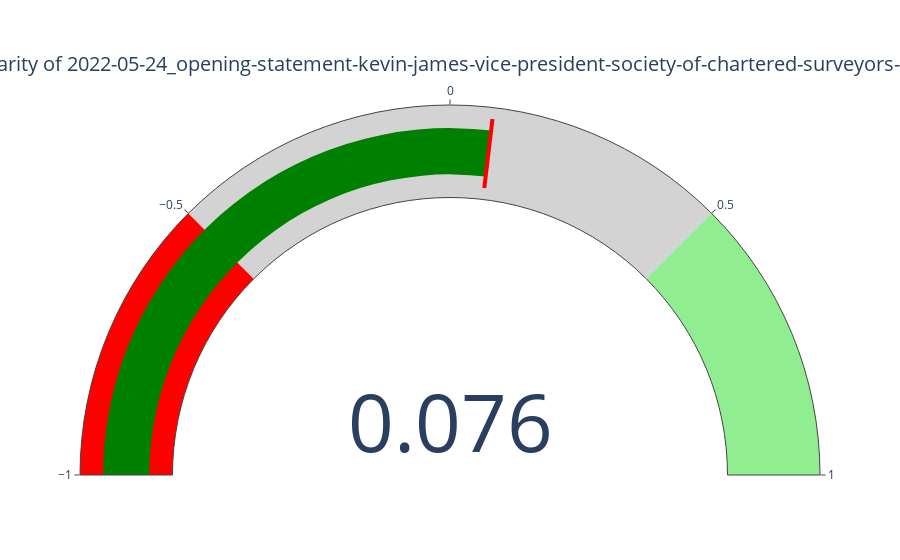
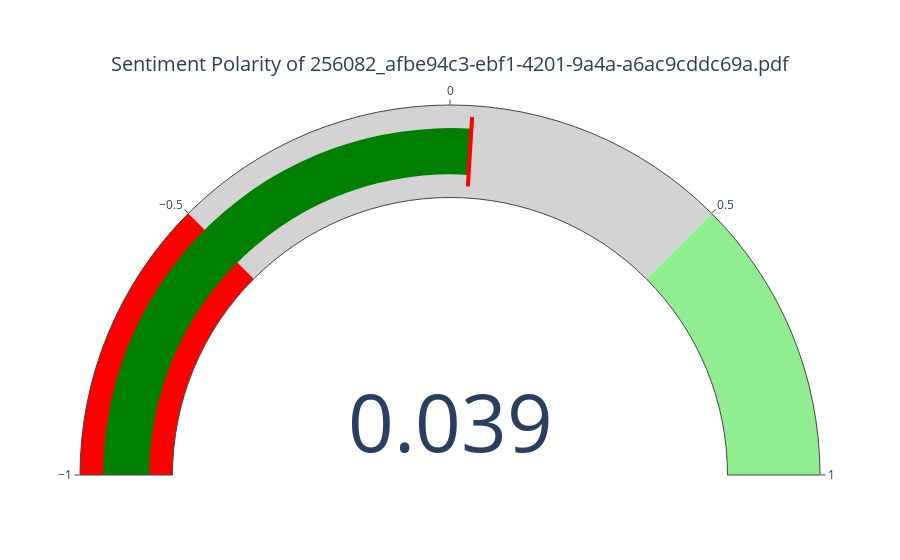
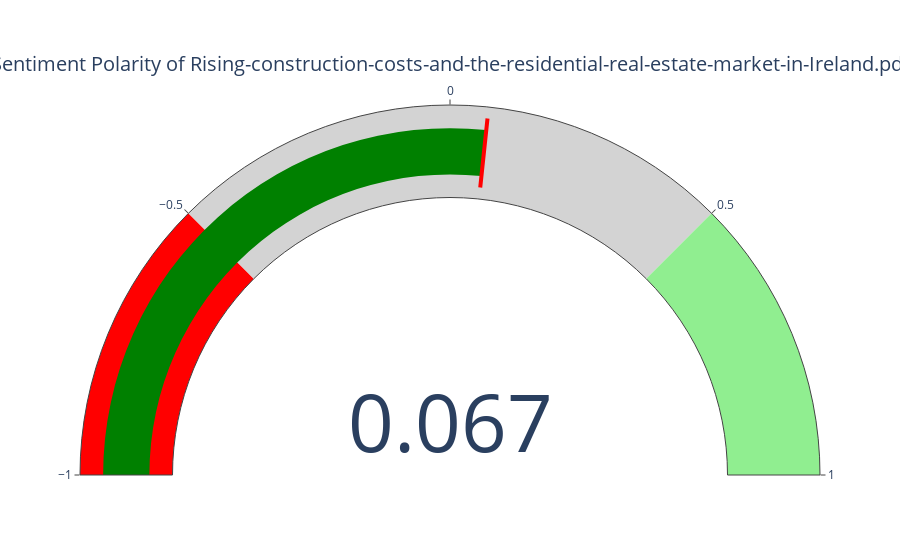
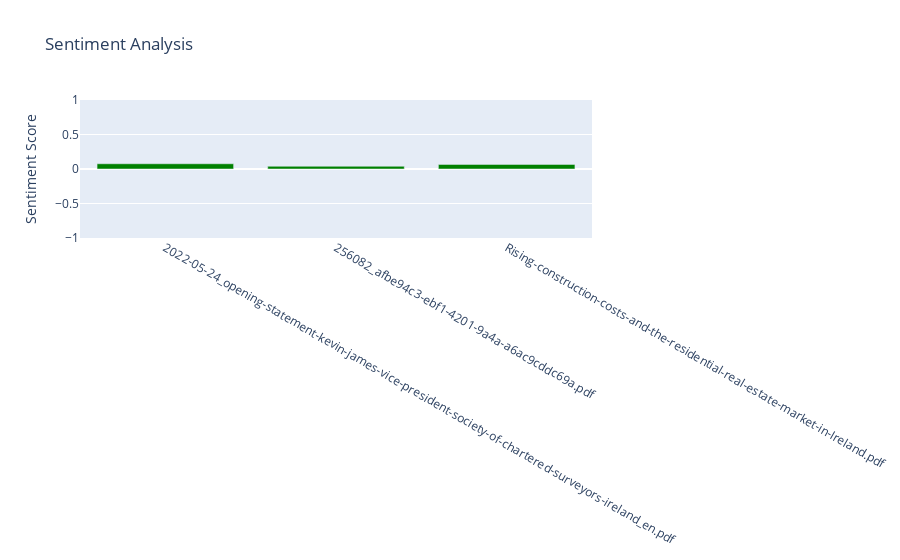

The code cell stored with these charts, in order, in its notebook:
### Code cell
buildCostfilesIreland = ['Data/sentiment/buildingCost/Ireland/2022-05-24_opening-statement-kevin-james-vice-president-society-of-chartered-surveyors-ireland_en.pdf','Data/sentiment/buildingCost/Ireland/256082_afbe94c3-ebf1-4201-9a4a-a6ac9cddc69a.pdf', 'Data/sentiment/buildingCost/Ireland/Rising-construction-costs-and-the-residential-real-estate-market-in-Ireland.pdf']
buildCostsentimentIreland_df = sentimentPDFdata(buildCostfilesIreland)
sentimentBARChart(buildCostsentimentIreland_df)
buildCostsentimentIreland_df

### Figure 1 — Plotly figure (JSON) as saved in the notebook; plotly's stock layout.template omitted (floating-point values rounded to 4 significant figures)
{"data": [{"domain": {"x": [0, 1], "y": [0, 1]}, "gauge": {"axis": {"range": [-1, 1]}, "steps": [{"color": "red", "range": [-1, -0.5]}, {"color": "lightgrey", "range": [-0.5, 0.5]}, {"color": "lightgreen", "range": [0.5, 1]}], "threshold": {"line": {"color": "red", "width": 4}, "thickness": 0.75, "value": 0.07567}}, "mode": "gauge+number", "title": {"text": "Sentiment Polarity of 2022-05-24_opening-statement-kevin-james-vice-president-society-of-chartered-surveyors-ireland_en.pdf"}, "type": "indicator", "value": 0.07567}], "layout": {}}

### Figure 2 — Plotly figure (JSON) as saved in the notebook; plotly's stock layout.template omitted (floating-point values rounded to 4 significant figures)
{"data": [{"domain": {"x": [0, 1], "y": [0, 1]}, "gauge": {"axis": {"range": [-1, 1]}, "steps": [{"color": "red", "range": [-1, -0.5]}, {"color": "lightgrey", "range": [-0.5, 0.5]}, {"color": "lightgreen", "range": [0.5, 1]}], "threshold": {"line": {"color": "red", "width": 4}, "thickness": 0.75, "value": 0.03933}}, "mode": "gauge+number", "title": {"text": "Sentiment Polarity of 256082_afbe94c3-ebf1-4201-9a4a-a6ac9cddc69a.pdf"}, "type": "indicator", "value": 0.03933}], "layout": {}}

### Figure 3 — Plotly figure (JSON) as saved in the notebook; plotly's stock layout.template omitted (floating-point values rounded to 4 significant figures)
{"data": [{"domain": {"x": [0, 1], "y": [0, 1]}, "gauge": {"axis": {"range": [-1, 1]}, "steps": [{"color": "red", "range": [-1, -0.5]}, {"color": "lightgrey", "range": [-0.5, 0.5]}, {"color": "lightgreen", "range": [0.5, 1]}], "threshold": {"line": {"color": "red", "width": 4}, "thickness": 0.75, "value": 0.06672}}, "mode": "gauge+number", "title": {"text": "Sentiment Polarity of Rising-construction-costs-and-the-residential-real-estate-market-in-Ireland.pdf"}, "type": "indicator", "value": 0.06672}], "layout": {}}

### Figure 4 — Plotly figure (JSON) as saved in the notebook; plotly's stock layout.template omitted (floating-point values rounded to 4 significant figures)
{"data": [{"marker": {"color": ["green", "green", "green"]}, "type": "bar", "x": ["2022-05-24_opening-statement-kevin-james-vice-president-society-of-chartered-surveyors-ireland_en.pdf", "256082_afbe94c3-ebf1-4201-9a4a-a6ac9cddc69a.pdf", "Rising-construction-costs-and-the-residential-real-estate-market-in-Ireland.pdf"], "y": [0.07567, 0.03933, 0.06672]}], "layout": {"title": {"text": "Sentiment Analysis"}, "yaxis": {"range": [-1, 1], "title": {"text": "Sentiment Score"}}}}
